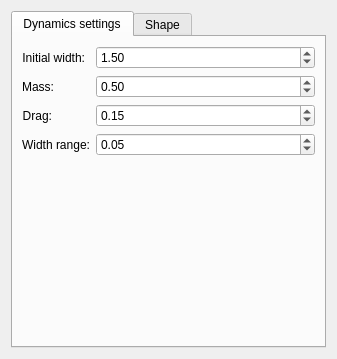
<?xml version="1.0" encoding="UTF-8"?>
<ui version="4.0">
 <class>WdgDynaOptions</class>
 <widget class="QWidget" name="WdgDynaOptions">
  <property name="geometry">
   <rect>
    <x>0</x>
    <y>0</y>
    <width>337</width>
    <height>359</height>
   </rect>
  </property>
  <property name="sizePolicy">
   <sizepolicy hsizetype="Preferred" vsizetype="Preferred">
    <horstretch>210</horstretch>
    <verstretch>60</verstretch>
   </sizepolicy>
  </property>
  <property name="minimumSize">
   <size>
    <width>337</width>
    <height>359</height>
   </size>
  </property>
  <layout class="QVBoxLayout" name="verticalLayout_2">
   <item>
    <widget class="QTabWidget" name="tabWidget">
     <property name="currentIndex">
      <number>0</number>
     </property>
     <widget class="QWidget" name="tab">
      <attribute name="title">
       <string>Dynamics settings</string>
      </attribute>
      <layout class="QVBoxLayout" name="verticalLayout_3">
       <item>
        <layout class="QFormLayout" name="formLayout">
         <item row="0" column="0">
          <widget class="QLabel" name="initWidthLbl">
           <property name="text">
            <string>Initial width:</string>
           </property>
           <property name="alignment">
            <set>Qt::AlignRight|Qt::AlignTrailing|Qt::AlignVCenter</set>
           </property>
          </widget>
         </item>
         <item row="0" column="1">
          <widget class="QDoubleSpinBox" name="initWidthSPBox">
           <property name="minimum">
            <double>-99.000000000000000</double>
           </property>
           <property name="singleStep">
            <double>0.050000000000000</double>
           </property>
           <property name="value">
            <double>1.500000000000000</double>
           </property>
          </widget>
         </item>
         <item row="1" column="0">
          <widget class="QLabel" name="label_2">
           <property name="text">
            <string>Mass:</string>
           </property>
           <property name="alignment">
            <set>Qt::AlignRight|Qt::AlignTrailing|Qt::AlignVCenter</set>
           </property>
          </widget>
         </item>
         <item row="1" column="1">
          <widget class="QDoubleSpinBox" name="massSPBox">
           <property name="minimum">
            <double>-99.000000000000000</double>
           </property>
           <property name="singleStep">
            <double>0.050000000000000</double>
           </property>
           <property name="value">
            <double>0.500000000000000</double>
           </property>
          </widget>
         </item>
         <item row="2" column="0">
          <widget class="QLabel" name="label_3">
           <property name="text">
            <string>Drag:</string>
           </property>
           <property name="alignment">
            <set>Qt::AlignRight|Qt::AlignTrailing|Qt::AlignVCenter</set>
           </property>
          </widget>
         </item>
         <item row="2" column="1">
          <widget class="QDoubleSpinBox" name="dragSPBox">
           <property name="minimum">
            <double>-99.000000000000000</double>
           </property>
           <property name="singleStep">
            <double>0.050000000000000</double>
           </property>
           <property name="value">
            <double>0.150000000000000</double>
           </property>
          </widget>
         </item>
         <item row="3" column="0">
          <widget class="QLabel" name="label_6">
           <property name="text">
            <string>Width range:</string>
           </property>
           <property name="alignment">
            <set>Qt::AlignRight|Qt::AlignTrailing|Qt::AlignVCenter</set>
           </property>
          </widget>
         </item>
         <item row="3" column="1">
          <widget class="QDoubleSpinBox" name="widthRangeSPBox">
           <property name="minimum">
            <double>-99.000000000000000</double>
           </property>
           <property name="singleStep">
            <double>0.050000000000000</double>
           </property>
           <property name="value">
            <double>0.050000000000000</double>
           </property>
          </widget>
         </item>
        </layout>
       </item>
       <item>
        <spacer name="verticalSpacer">
         <property name="orientation">
          <enum>Qt::Vertical</enum>
         </property>
         <property name="sizeHint" stdset="0">
          <size>
           <width>20</width>
           <height>153</height>
          </size>
         </property>
        </spacer>
       </item>
      </layout>
     </widget>
     <widget class="QWidget" name="ShapeTab">
      <attribute name="title">
       <string>Shape</string>
      </attribute>
      <layout class="QVBoxLayout" name="verticalLayout_4">
       <item>
        <layout class="QGridLayout" name="gridLayout_2" columnstretch="0,1">
         <item row="0" column="0">
          <widget class="QLabel" name="label_4">
           <property name="text">
            <string>Diameter:</string>
           </property>
           <property name="alignment">
            <set>Qt::AlignRight|Qt::AlignTrailing|Qt::AlignVCenter</set>
           </property>
          </widget>
         </item>
         <item row="0" column="1">
          <widget class="KisDoubleSliderSpinBox" name="diameterDSSB" native="true"/>
         </item>
         <item row="1" column="0">
          <widget class="QLabel" name="label">
           <property name="enabled">
            <bool>true</bool>
           </property>
           <property name="text">
            <string>Angle:</string>
           </property>
           <property name="alignment">
            <set>Qt::AlignRight|Qt::AlignTrailing|Qt::AlignVCenter</set>
           </property>
          </widget>
         </item>
         <item row="1" column="1">
          <widget class="KisDoubleSliderSpinBox" name="angleSlider" native="true">
           <property name="enabled">
            <bool>false</bool>
           </property>
          </widget>
         </item>
         <item row="2" column="1">
          <widget class="QCheckBox" name="fixedAngleChBox">
           <property name="text">
            <string>Fixed angle</string>
           </property>
          </widget>
         </item>
         <item row="2" column="0">
          <spacer name="horizontalSpacer">
           <property name="orientation">
            <enum>Qt::Horizontal</enum>
           </property>
           <property name="sizeHint" stdset="0">
            <size>
             <width>40</width>
             <height>20</height>
            </size>
           </property>
          </spacer>
         </item>
        </layout>
       </item>
       <item>
        <spacer name="verticalSpacer_2">
         <property name="orientation">
          <enum>Qt::Vertical</enum>
         </property>
         <property name="sizeType">
          <enum>QSizePolicy::MinimumExpanding</enum>
         </property>
         <property name="sizeHint" stdset="0">
          <size>
           <width>20</width>
           <height>15</height>
          </size>
         </property>
        </spacer>
       </item>
       <item>
        <layout class="QVBoxLayout" name="verticalLayout">
         <item>
          <layout class="QHBoxLayout" name="horizontalLayout">
           <item>
            <widget class="QRadioButton" name="circleRBox">
             <property name="text">
              <string>Circle</string>
             </property>
             <property name="checked">
              <bool>true</bool>
             </property>
            </widget>
           </item>
           <item>
            <widget class="QCheckBox" name="twoCBox">
             <property name="text">
              <string>Two</string>
             </property>
            </widget>
           </item>
          </layout>
         </item>
         <item>
          <layout class="QHBoxLayout" name="horizontalLayout_2">
           <item>
            <widget class="QRadioButton" name="linesRBox">
             <property name="text">
              <string>Lines</string>
             </property>
            </widget>
           </item>
           <item>
            <widget class="QDoubleSpinBox" name="lineSpacingSPBox">
             <property name="toolTip">
              <string>Line spacing</string>
             </property>
             <property name="value">
              <double>20.000000000000000</double>
             </property>
            </widget>
           </item>
           <item>
            <widget class="QSpinBox" name="lineCountSPBox">
             <property name="toolTip">
              <string>Line count</string>
             </property>
             <property name="value">
              <number>10</number>
             </property>
            </widget>
           </item>
          </layout>
         </item>
         <item>
          <widget class="QRadioButton" name="polygonRBox">
           <property name="text">
            <string>Polygon</string>
           </property>
          </widget>
         </item>
         <item>
          <widget class="QRadioButton" name="wireRBox">
           <property name="text">
            <string>Wire</string>
           </property>
          </widget>
         </item>
         <item>
          <widget class="QCheckBox" name="LineCBox">
           <property name="text">
            <string>Paint connection</string>
           </property>
           <property name="checked">
            <bool>true</bool>
           </property>
          </widget>
         </item>
        </layout>
       </item>
       <item>
        <spacer name="verticalSpacer_3">
         <property name="orientation">
          <enum>Qt::Vertical</enum>
         </property>
         <property name="sizeHint" stdset="0">
          <size>
           <width>20</width>
           <height>40</height>
          </size>
         </property>
        </spacer>
       </item>
      </layout>
     </widget>
    </widget>
   </item>
  </layout>
 </widget>
 <customwidgets>
  <customwidget>
   <class>KisDoubleSliderSpinBox</class>
   <extends>QWidget</extends>
   <header>kis_slider_spin_box.h</header>
   <container>1</container>
  </customwidget>
 </customwidgets>
 <resources/>
 <connections/>
</ui>
